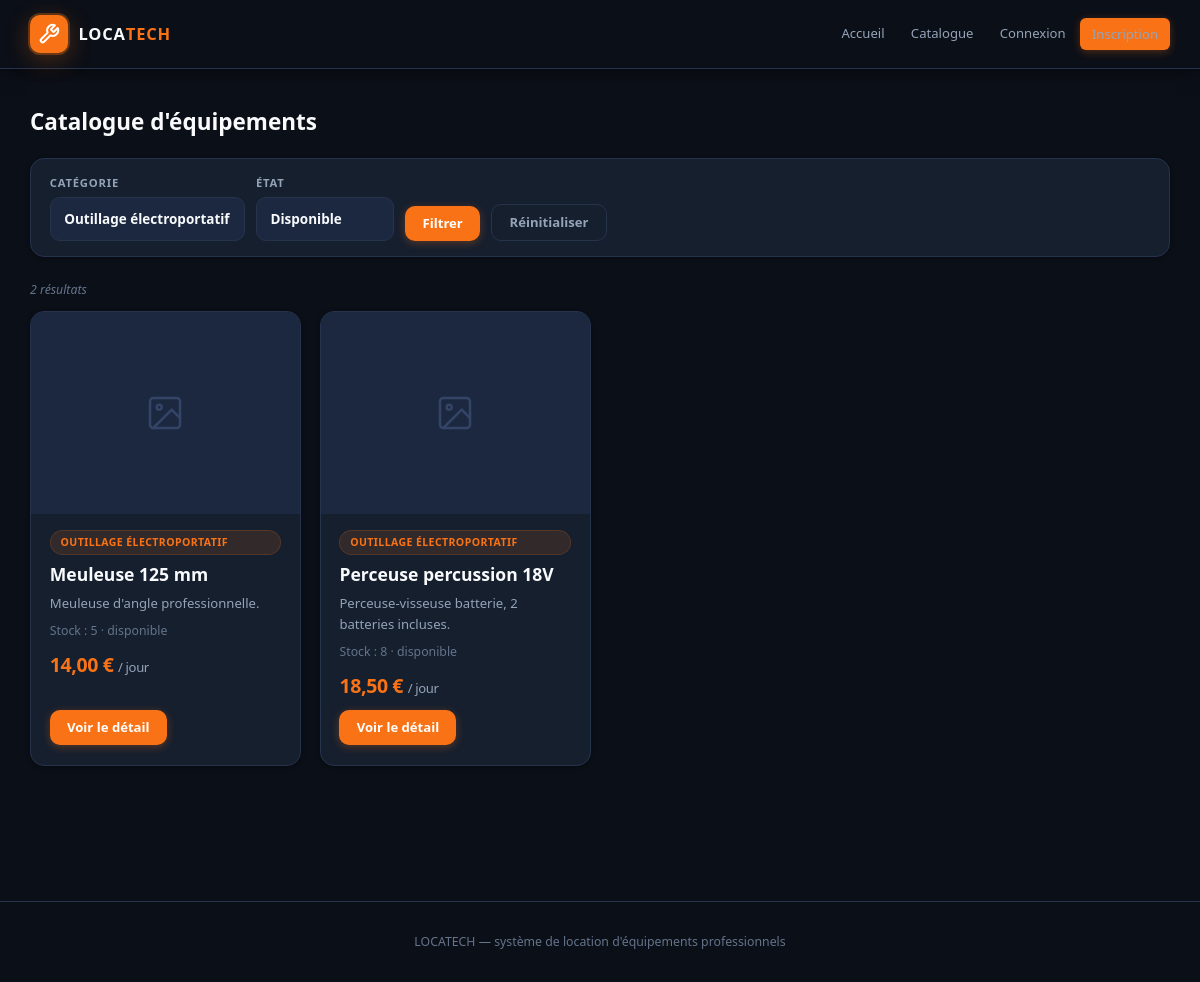
The page /equipements?categorie=1 on the database its author committed.
### tables this page shows
CREATE TABLE equipement (
    id INT UNSIGNED AUTO_INCREMENT PRIMARY KEY,
    nom VARCHAR(150) NOT NULL,
    description TEXT NULL,
    prix_jour DECIMAL(10,2) NOT NULL,
    quantite_stock INT NOT NULL DEFAULT 0,
    seuil_alerte INT NOT NULL DEFAULT 1,
    etat ENUM('disponible', 'en location', 'en maintenance', 'endommagé') NOT NULL DEFAULT 'disponible',
    categorie_id INT UNSIGNED NOT NULL,
    photo VARCHAR(255) NULL DEFAULT NULL,
    CONSTRAINT fk_equipement_categorie
        FOREIGN KEY (categorie_id) REFERENCES categorie(id)
        ON UPDATE CASCADE
        ON DELETE RESTRICT
);

CREATE TABLE categorie (
    id INT UNSIGNED AUTO_INCREMENT PRIMARY KEY,
    nom VARCHAR(100) NOT NULL,
    description TEXT NULL
);

### config/helpers.php (called while the page is built, shortened)
<?php
function url(string $path = ''): string
{
    $path = ltrim($path, '/');
    return BASE_URL . '/' . $path;
}
function view(string $path, array $data = []): void
{
    extract($data, EXTR_SKIP);
    $file = APP_ROOT . DIRECTORY_SEPARATOR . 'views' . DIRECTORY_SEPARATOR . str_replace('/', DIRECTORY_SEPARATOR, $path) . '.php';
    require $file;
}
function e(?string $value): string
{
    return htmlspecialchars((string) $value, ENT_QUOTES, 'UTF-8');
}
function excerpt(?string $value, int $width = 110): string
{
    $value = (string) $value;
    if (function_exists('mb_strimwidth')) {
        return mb_strimwidth($value, 0, $width, '…', 'UTF-8');
    }
    return strlen($value) > $width ? substr($value, 0, $width) . '…' : $value;
}

### controllers/EquipementController.php (called while the page is built, shortened)
<?php
class EquipementController
{
    private Equipement $equipement;
    private Categorie  $categorie;
    public function __construct()
    {
        $this->equipement = new Equipement();
        $this->categorie  = new Categorie();
    }
    public function catalogue(): void
    {
        $catRaw      = trim($_GET['categorie'] ?? '');
        $categorieId = ($catRaw !== '' && ctype_digit($catRaw)) ? (int) $catRaw : null;
        $etatRaw = trim($_GET['etat'] ?? 'disponible');
        if ($etatRaw === 'all') {
            $etat = null;
        } elseif (in_array($etatRaw, EQUIPEMENT_ETATS, true)) {
            $etat = $etatRaw;
        } else {
            $etat    = null;
            $etatRaw = 'all';
        }
        $equipements = $this->equipement->findAll($categorieId, $etat);
        view('front/equipements', [
            'equipements' => $equipements,
            'categories'  => $this->categorie->findAll(),
            'categorieId' => $categorieId,
            'etat'        => $etatRaw,
            'totalCount'  => count($equipements),
            'isFiltered'  => ($categorieId !== null || $etatRaw !== 'disponible'),
        ]);
    }
}

### models/Categorie.php (called while the page is built, shortened)
<?php
class Categorie
{
    private PDO $db;
    public function __construct(?PDO $pdo = null)
    {
        $this->db = $pdo ?? Database::getConnection();
    }
    public function findAll(): array
    {
        $stmt = $this->db->query(
            'SELECT c.*, COUNT(e.id) AS nb_equipements
             FROM categorie c
             LEFT JOIN equipement e ON e.categorie_id = c.id
             GROUP BY c.id
             ORDER BY c.nom'
        );
        return $stmt->fetchAll();
    }
}

### config/Database.php (called while the page is built, shortened)
<?php
class Database
{
    private static ?PDO $instance = null;
    public static function getConnection(): PDO
    {
        if (self::$instance === null) {
            $dsn = sprintf(
                'mysql:host=%s;port=%s;dbname=%s;charset=%s',
                DB_HOST,
                DB_PORT,
                DB_NAME,
                DB_CHARSET
            );
            $options = [
                PDO::ATTR_ERRMODE => PDO::ERRMODE_EXCEPTION,
                PDO::ATTR_DEFAULT_FETCH_MODE => PDO::FETCH_ASSOC,
                PDO::ATTR_EMULATE_PREPARES => false,
                PDO::MYSQL_ATTR_INIT_COMMAND => 'SET NAMES utf8mb4 COLLATE utf8mb4_unicode_ci',
            ];
            try {
                self::$instance = new PDO($dsn, DB_USER, DB_PASS, $options);
            } catch (PDOException $e) {
                error_log('Database connection error: ' . $e->getMessage());
                throw new RuntimeException(
                    'Impossible de se connecter à la base de données. Vérifiez la configuration MySQL (location_db).'
                );
            }
        }
        return self::$instance;
    }
}

### config/autoload.php (called while the page is built, shortened)
<?php
spl_autoload_register(function (string $class): void {
    $directories = [
        APP_ROOT . DIRECTORY_SEPARATOR . 'models',
        APP_ROOT . DIRECTORY_SEPARATOR . 'controllers',
        APP_ROOT . DIRECTORY_SEPARATOR . 'config',
    ];
    foreach ($directories as $directory) {
        $file = $directory . DIRECTORY_SEPARATOR . $class . '.php';
        if (is_file($file)) {
            return;
        }
    }
});

### models/Equipement.php (called while the page is built, shortened)
<?php
class Equipement
{
    private PDO $db;
    public function __construct(?PDO $pdo = null)
    {
        $this->db = $pdo ?? Database::getConnection();
    }
    public function findAll(?int $categorieId = null, ?string $etat = null): array
    {
        $sql = 'SELECT e.*, c.nom AS categorie_nom
                FROM equipement e
                INNER JOIN categorie c ON c.id = e.categorie_id
                WHERE 1 = 1';
        $params = [];
        if ($categorieId !== null) {
            $sql .= ' AND e.categorie_id = :categorie_id';
            $params['categorie_id'] = $categorieId;
        }
        if ($etat !== null && $etat !== '') {
            $sql .= ' AND e.etat = :etat';
            $params['etat'] = $etat;
        }
        $sql .= ' ORDER BY e.nom';
        $stmt = $this->db->prepare($sql);
        $stmt->execute($params);
        return $stmt->fetchAll();
    }
}

### views/front/equipements.php (the view, shortened to what this page needs)
<?php
require APP_ROOT . '/views/layout/header.php';
?>
<section class="section">
    <div class="container">
        <div class="section-head">
            <h1>Catalogue d'équipements</h1>
        </div>
        <form class="filters" method="get" action="<?= e(url('equipements')) ?>">
            <label>
                Catégorie
                <select name="categorie">
                    <?php foreach ($categories as $cat): ?>
                        <option value="<?= (int) $cat['id'] ?>"
                                <?= ($categorieId === (int) $cat['id']) ? 'selected' : '' ?>>
                            <?= e($cat['nom']) ?>
                        </option>
                    <?php endforeach; ?>
                </select>
            </label>
            <label>
                État
                <select name="etat">
                    <option value="disponible" <?= ($etat === 'disponible') ? 'selected' : '' ?>>Disponible</option>
                </select>
            </label>
            <button class="btn btn-primary" type="submit">Filtrer</button>
            <?php if ($isFiltered): ?>
                <a class="btn btn-ghost" href="<?= e(url('equipements')) ?>">Réinitialiser</a>
            <?php endif; ?>
        </form>
        <?php if ($isFiltered): ?>
            <p class="filter-hint">
                <?= (int) $totalCount ?> résultat<?= $totalCount !== 1 ? 's' : '' ?>
            </p>
        <?php endif; ?>
        <div class="card-grid">
            <?php foreach ($equipements as $item): ?>
                <article class="card">
                    <?php if (!empty($item['photo'])): ?>
                        <div class="card-img-wrap">
                            <img src="<?= e(url($item['photo'])) ?>"
                                 alt="<?= e($item['nom']) ?>"
                                 class="card-img"
                                 loading="lazy">
                        </div>
                    <?php else: ?>
                        <div class="card-img-wrap card-img-placeholder" aria-hidden="true">
                            <svg xmlns="http://www.w3.org/2000/svg" width="40" height="40"
                                 viewBox="0 0 24 24" fill="none" stroke="currentColor"
                                 stroke-width="1.5" stroke-linecap="round" stroke-linejoin="round">
                                <rect x="3" y="3" width="18" height="18" rx="2"/>
                                <circle cx="8.5" cy="8.5" r="1.5"/>
                                <polyline points="21 15 16 10 5 21"/>
                            </svg>
                        </div>
                    <?php endif; ?>
                    <div class="card-body">
                        <p class="tag"><?= e($item['categorie_nom']) ?></p>
                        <h3><?= e($item['nom']) ?></h3>
                        <p class="card-desc"><?= e(excerpt($item['description'] ?? '', 120)) ?></p>
                        <p class="meta">
                            Stock&nbsp;: <?= (int) $item['quantite_stock'] ?>
                            &middot; <?= e($item['etat']) ?>
                        </p>
                        <p class="price">
                            <?= number_format((float) $item['prix_jour'], 2, ',', ' ') ?>&nbsp;€
                            <span>/ jour</span>
                        </p>
                        <a class="btn btn-primary"
                           href="<?= e(url('equipements/show/' . (int) $item['id'])) ?>">
                            Voir le détail
                        </a>
                    </div>
                </article>
            <?php endforeach; ?>
        </div>
    </div>
</section>
<?php require APP_ROOT . '/views/layout/footer.php'; ?>

### public/css/style.css (style rules this page uses)
:root { --bg: #0B0F17; --surface: #161F2E; --surface-raised:#1C2840; --surface-high: #243352; --orange: #F97316; --orange-dim: rgba(249,115,22,.12); --orange-glow: rgba(249,115,22,.30); --orange-hover: #EA6B0A; --indigo: #3B82F6; --indigo-dim: rgba(59,130,246,.12); --ink: #F8FAFC; --muted: #94A3B8; --muted-light: #64748B; --line: #26334D; --line-bright: #334466; --ok: #22C55E; --ok-bg: rgba(34,197,94,.12); --bad: #F43F5E; --bad-bg: rgba(244,63,94,.12); --warn: #F59E0B; --warn-bg: rgba(245,158,11,.12); --radius: 14px; --radius-sm: 10px; --radius-xs: 6px; --radius-full: 999px; --shadow-sm: 0 1px 4px rgba(0,0,0,.35); --shadow-md: 0 4px 16px rgba(0,0,0,.45); --shadow-lg: 0 8px 32px rgba(0,0,0,.55); --shadow-orange: 0 6px 24px var(--orange-glow); --ease: .18s ease; font-family: "Segoe UI", system-ui, -apple-system, sans-serif; font-size: 15px; }
*, *::before, *::after { box-sizing: border-box; margin: 0; padding: 0; }
body { background: var(--bg); color: var(--ink); line-height: 1.65; -webkit-font-smoothing: antialiased; min-height: 100vh; }
a { color: var(--orange); text-decoration: none; transition: color var(--ease); }
h1, h2, h3, h4 { color: var(--ink); font-weight: 700; line-height: 1.3; }
.container { width: min(1140px, calc(100% - 2rem)); margin-inline: auto; }
.btn { display: inline-flex; align-items: center; gap: 0.4rem; border: none; border-radius: var(--radius-sm); padding: 0.55rem 1.15rem; font: inherit; font-size: 0.875rem; font-weight: 600; cursor: pointer; text-decoration: none; white-space: nowrap; line-height: 1.4; transition: background var(--ease), box-shadow var(--ease), color var(--ease), border-color var(--ease), transform var(--ease); }
.btn-primary { background: var(--orange); color: #fff; box-shadow: 0 2px 8px var(--orange-glow); }
.btn-ghost { background: transparent; color: var(--muted); border: 1px solid var(--line); }
.card, .panel, .auth-box { background: var(--surface); border: 1px solid var(--line); border-radius: var(--radius); padding: 1.25rem; box-shadow: var(--shadow-sm); }
.card { display: flex; flex-direction: column; overflow: hidden; padding: 0; transition: transform var(--ease), box-shadow var(--ease), border-color var(--ease); }
.card-img-wrap { width: 100%; aspect-ratio: 4/3; overflow: hidden; background: var(--surface-raised); flex-shrink: 0; position: relative; }
.card-img-placeholder { display: grid; place-items: center; color: var(--line-bright); }
.card-body { padding: 1.1rem 1.25rem 1.35rem; display: flex; flex-direction: column; gap: 0.5rem; flex: 1; }
.card-body .btn { margin-top: auto; align-self: flex-start; }
.card-desc { color: var(--muted); font-size: 0.875rem; line-height: 1.6; }
.tag { display: inline-block; background: var(--orange-dim); color: var(--orange); border: 1px solid rgba(249,115,22,.18); padding: 0.18rem 0.65rem; border-radius: var(--radius-full); font-size: 0.7rem; font-weight: 700; letter-spacing: 0.04em; text-transform: uppercase; }
.price { font-size: 1.3rem; font-weight: 800; color: var(--orange); letter-spacing: -0.02em; }
.price span { font-size: 0.875rem; font-weight: 400; color: var(--muted); }
.meta { color: var(--muted-light); font-size: 0.82rem; }
.section { padding: 2.5rem 0 4rem; }
.section-head { display: flex; justify-content: space-between; align-items: baseline; margin-bottom: 1.5rem; }
.section-head h1, .section-head h2 { color: var(--ink); }
.card-grid { display: grid; grid-template-columns: repeat(auto-fill, minmax(252px, 1fr)); gap: 1.25rem; }
.filters { display: flex; gap: 0.75rem; align-items: flex-end; flex-wrap: wrap; margin-bottom: 1.5rem; background: var(--surface); border: 1px solid var(--line); border-radius: var(--radius); padding: 1rem 1.25rem; box-shadow: var(--shadow-sm); }
.filters label { display: grid; gap: 0.3rem; font-size: 0.75rem; font-weight: 700; text-transform: uppercase; letter-spacing: 0.07em; color: var(--muted); }
.filter-hint { color: var(--muted-light); font-size: 0.82rem; margin-bottom: 0.75rem; font-style: italic; }
.form input, .form select, .form textarea, .filters select, .filters input { width: 100%; padding: 0.65rem 0.9rem; border: 1.5px solid var(--line); border-radius: var(--radius-sm); font: inherit; font-size: 0.9rem; background: var(--surface-raised); color: var(--ink); outline: none; transition: border-color var(--ease), box-shadow var(--ease), background var(--ease); -webkit-appearance: none; }

### rows shown on the page
equipement: categorie.nom "OUTILLAGE ÉLECTROPORTATIF", nom "Meuleuse 125 mm", description "Meuleuse d'angle professionnelle.", quantite_stock "5", etat "disponible", prix_jour "14,00"
equipement: categorie.nom "OUTILLAGE ÉLECTROPORTATIF", nom "Perceuse percussion 18V", description "Perceuse-visseuse batterie, 2 batteries incluses.", quantite_stock "8", etat "disponible", prix_jour "18,50"

### other values the page prints
$totalCount "2"
form field categorie "Outillage électroportatif"
